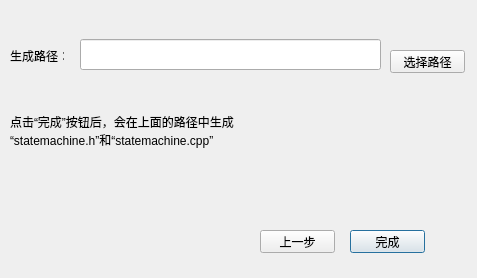
<?xml version="1.0" encoding="UTF-8"?>
<ui version="4.0">
 <class>ChoosePathDialog</class>
 <widget class="QDialog" name="ChoosePathDialog">
  <property name="geometry">
   <rect>
    <x>0</x>
    <y>0</y>
    <width>477</width>
    <height>278</height>
   </rect>
  </property>
  <property name="windowTitle">
   <string>3/3</string>
  </property>
  <widget class="QPushButton" name="pushButton">
   <property name="geometry">
    <rect>
     <x>350</x>
     <y>230</y>
     <width>75</width>
     <height>23</height>
    </rect>
   </property>
   <property name="text">
    <string>完成</string>
   </property>
  </widget>
  <widget class="QPushButton" name="pushButton_2">
   <property name="geometry">
    <rect>
     <x>260</x>
     <y>230</y>
     <width>75</width>
     <height>23</height>
    </rect>
   </property>
   <property name="text">
    <string>上一步</string>
   </property>
  </widget>
  <widget class="QLabel" name="label">
   <property name="geometry">
    <rect>
     <x>10</x>
     <y>50</y>
     <width>54</width>
     <height>12</height>
    </rect>
   </property>
   <property name="text">
    <string>生成路径：</string>
   </property>
  </widget>
  <widget class="QLineEdit" name="lineEdit">
   <property name="geometry">
    <rect>
     <x>80</x>
     <y>39</y>
     <width>301</width>
     <height>31</height>
    </rect>
   </property>
  </widget>
  <widget class="QPushButton" name="pushButton_3">
   <property name="geometry">
    <rect>
     <x>390</x>
     <y>50</y>
     <width>75</width>
     <height>23</height>
    </rect>
   </property>
   <property name="text">
    <string>选择路径</string>
   </property>
  </widget>
  <widget class="QLabel" name="label_2">
   <property name="geometry">
    <rect>
     <x>10</x>
     <y>100</y>
     <width>361</width>
     <height>61</height>
    </rect>
   </property>
   <property name="text">
    <string>点击“完成”按钮后，会在上面的路径中生成
“statemachine.h”和“statemachine.cpp”</string>
   </property>
  </widget>
 </widget>
 <resources/>
 <connections/>
</ui>
